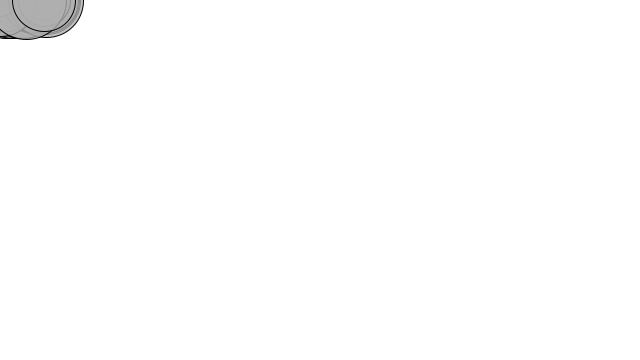
Frame 1 (no input)
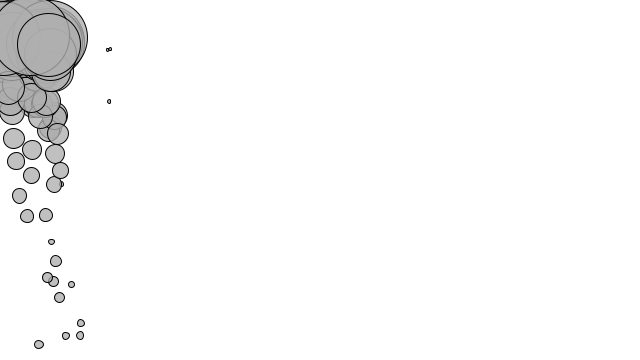
Frame 60 (the mouse pressed at the canvas centre just before this capture)
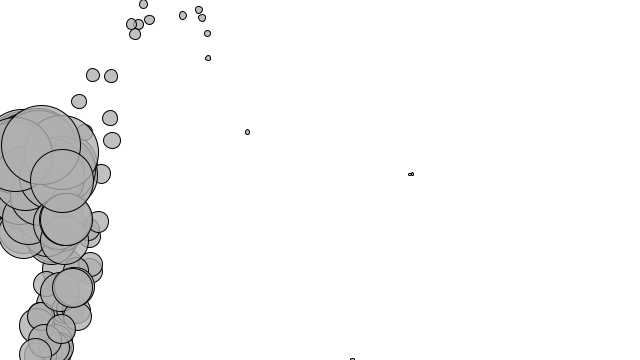
Frame 120 (the mouse held since frame 60 and released just before this capture)

The Processing sketch that drew these frames (run headless with seeded random() and noise(); from frame 60 on, the mouse is pressed at the canvas centre):

// Processing sketch: ejemplo2_2
// ── ejemplo2_2.pde
/* //<>//
 Ejemplo 2.1
 Aplicando dos fuerzas a un objeto
 
 La Naturaleza del Código
 traducido por Sergio Majluf, Nicolás Troncoso
 y estudiantes de Diseño UDD
 http://github.com/disenoudd/the-Nature-of-Code
 */

Caminante[] caminantes = new Caminante[100];

void setup() {
  size(640, 360);
  for (int i=0; i< caminantes.length; i++) {
    caminantes[i] = new Caminante(random(0.1, 5), random(-5,50), 0);
  }
  background(255);
}

void draw() {
  background(255);

  PVector viento = new PVector(0.01, 0);
  PVector gravedad = new PVector(0, 0.1);


  for (int i=0; i< caminantes.length; i++) {
    caminantes[i].actualizar();
    caminantes[i].revisarBordes();

    caminantes[i].aplicarFuerza(viento);
    caminantes[i].aplicarFuerza(gravedad);

    caminantes[i].mostrar();
  }
}
// ── Caminante.pde
class Caminante {

  PVector posicion;
  PVector velocidad;
  PVector aceleracion;
  float masa;

  Caminante(float m, float x, float y) {
    masa = m;
    posicion = new PVector(x,y);
    velocidad = new PVector(0, 0);
    aceleracion = new PVector(0, 0);
    
  }

  void aplicarFuerza(PVector fuerza) {
    //PVector f = fuerza.get();
    //f.div(masa);
    PVector f = PVector.div(fuerza,masa);
    aceleracion.add(f);
  }

  void actualizar() {
    velocidad.add(aceleracion);
    posicion.add(velocidad);
    aceleracion.mult(0);
  }

  void mostrar() {
    stroke(0);
    fill(175, 200);
    ellipse(posicion.x, posicion.y, masa*16, masa*16);
  }

  void revisarBordes() {
    if (posicion.x > width) {
      posicion.x = width;
      velocidad.x *= -1;
    } else if (posicion.x < 0) {
      velocidad.x *= -1;
      posicion.x = 0;
    }

    if (posicion.y > height) {
      velocidad.y *= -1;
      posicion.y = height;
    } 
  }
}
// ── Movedor.pde
class Movedor {

  PVector posicion;
  PVector velocidad;
  PVector aceleracion;
  float masa;

  Movedor(float m, float x, float y) {
    masa = m;
    posicion = new PVector(x,y);
    velocidad = new PVector(0, 0);
    aceleracion = new PVector(0, 0);
    
  }

  void aplicarFuerza(PVector fuerza) {
    //PVector f = fuerza.get();
    //f.div(masa);
    PVector f = PVector.div(fuerza,masa);
    aceleracion.add(f);
  }

  void actualizar() {
    velocidad.add(aceleracion);
    posicion.add(velocidad);
    aceleracion.mult(0);
  }

  void mostrar() {
    stroke(0);
    fill(175, 200);
    ellipse(posicion.x, posicion.y, masa*16, masa*16);
  }

  void revisarBordes() {
    if (posicion.x > width) {
      posicion.x = width;
      velocidad.x *= -1;
    } else if (posicion.x < 0) {
      velocidad.x *= -1;
      posicion.x = 0;
    }

    if (posicion.y > height) {
      velocidad.y *= -1;
      posicion.y = height;
    } 
  }
}
